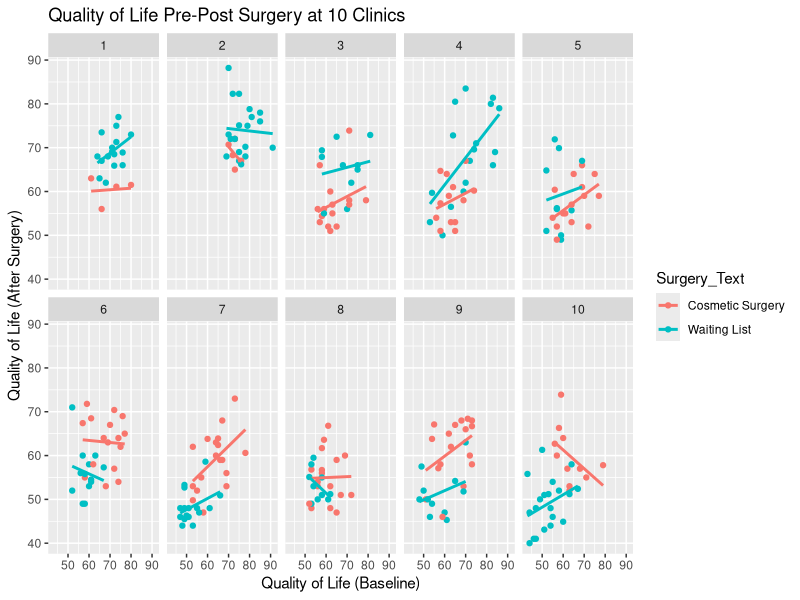
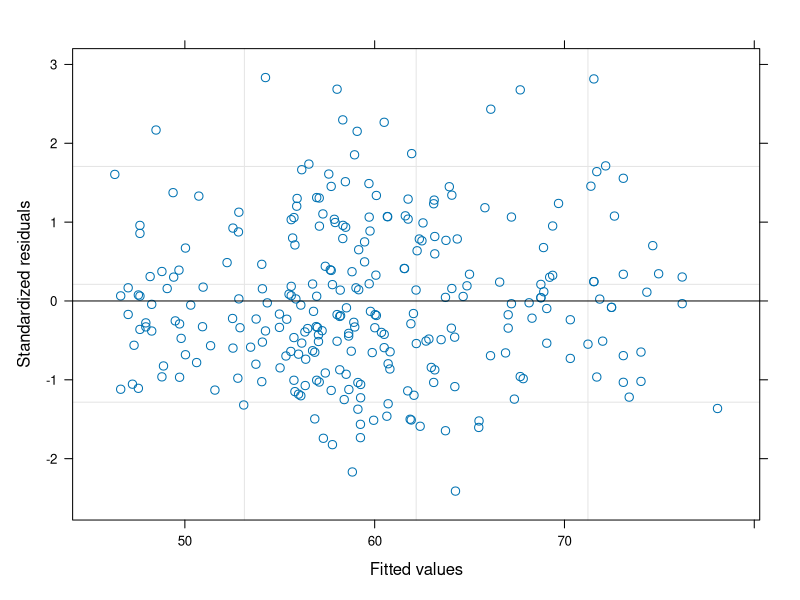

The R source for these figures, in order: (Note: this script raises an error after producing the figures.)
## ---- chunk 1
#install.packages("car")
#install.packages("nlme") # non liηear mixed effect
#install.packages("reshape")

library(car)
library(nlme)
library(ggplot2)
library(reshape)
## ---- chunk 2
##Load the data file into R. This is a tab-delimited file hence use of read.delim
surgeryData = read.delim("./data/Cosmetic Surgery.dat",  header = TRUE)
head(surgeryData)
str(surgeryData)
summary(surgeryData)
## ---- chunk 3
#Graph the data
pgrid <- ggplot(surgeryData, aes(Base_QoL, Post_QoL)) + labs(title="Quality of Life Pre-Post Surgery at 10 Clinics")
pgrid + geom_point(aes(colour = Surgery_Text)) + geom_smooth(aes(colour = Surgery_Text), method = "lm", se = F) + facet_wrap(~Clinic, ncol = 5) + labs(x = "Quality of Life (Baseline)", y = "Quality of Life (After Surgery)")
## ---- chunk 4
#Run an ANOVA
surgeryANOVA<-aov(Post_QoL~Surgery, data = surgeryData)
summary(surgeryANOVA)
## ---- chunk 5
# run the same model but using the linear models command
surgeryLinearModel<-lm(Post_QoL~Surgery, data = surgeryData)
summary(surgeryLinearModel)
## ---- chunk 6
#Run an ANCOVA
surgeryANCOVA<-aov(Post_QoL~Base_QoL + Surgery, data = surgeryData)
summary(surgeryANCOVA)
Anova(surgeryANCOVA, type = "III")
## ---- chunk 7
# run the same model but using the linear models command
surgeryLinearModel<-lm(Post_QoL~Surgery + Base_QoL, data = surgeryData)
summary(surgeryLinearModel)
## ---- chunk 8
##Fit baseline models
#Fit model with intercept only
interceptOnly <-gls(Post_QoL~1, data = surgeryData, method = "ML")
summary(interceptOnly)
#Fit model allowing intercepts to vary by clinic
randomInterceptOnly <-lme(Post_QoL~1, data = surgeryData, random = ~1|Clinic, method = "ML")
summary(randomInterceptOnly)
## ---- chunk 9
logLik(interceptOnly)*-2
logLik(randomInterceptOnly)*-2
anova(interceptOnly, randomInterceptOnly)
## ---- chunk 10
#Add surgery as a predictor
randomInterceptSurgery <-lme(Post_QoL~Surgery, data = surgeryData, random = ~1|Clinic, method = "ML")
summary(randomInterceptSurgery)
## ---- chunk 11
##Fit effect of surgery and baseline QoL- random intercepts across clinics
randomInterceptSurgeryQoL <-lme(Post_QoL~Surgery + Base_QoL, data = surgeryData, random = ~1|Clinic, method = "ML")
summary(randomInterceptSurgeryQoL)
## ---- chunk 12
anova(randomInterceptOnly, randomInterceptSurgery, randomInterceptSurgeryQoL)
## ---- chunk 13
##Fit effect of surgery and baseline QoL- random slopes and intercepts across clinics
addRandomSlope<-lme(Post_QoL~Surgery + Base_QoL, data = surgeryData, random = ~Surgery|Clinic, method = "ML")
summary(addRandomSlope)
anova(randomInterceptSurgeryQoL,addRandomSlope)

plot(addRandomSlope)
## ---- chunk 14
##Fit effect of surgery and baseline QoL, Reason and Reason*Surgery Interaction- random slopes and intercepts across clinics

addReason<-lme(Post_QoL~Surgery + Base_QoL + Reason, data = surgeryData, random = ~Surgery|Clinic, method = "ML")
addReason<-update(addRandomSlope, .~. + Reason)
summary(addReason)

finalModel<-lme(Post_QoL~Surgery + Base_QoL + Reason + Reason:Surgery, data = surgeryData, random = ~Surgery|Clinic, method = "ML")
summary(finalModel)
intervals(finalModel, 0.95)

anova(addRandomSlope, addReason, finalModel)

##Fit effect of surgery and baseline QoL seperately for the two Reason groups.

physicalSubset<- surgeryData$Reason==1 
cosmeticSubset<-surgeryData$Reason==0
print(surgeryData$Surgery);print(physicalSubset);print(cosmeticSubset)

physicalModel<-lme(Post_QoL~Surgery + Base_QoL, data = surgeryData, random = ~Surgery|Clinic, subset= physicalSubset, method = "ML")
cosmeticModel<-lme(Post_QoL~Surgery + Base_QoL, data = surgeryData, random = ~Surgery|Clinic, subset= cosmeticSubset, method = "ML")
summary(physicalModel)
summary(cosmeticModel)
## ---- chunk 15
#GROWTH MODELS
satisfactionData = read.delim("./data/Honeymoon Period.dat",  header = TRUE)
head(satisfactionData)
str(satisfactionData)
summary(satisfactionData)
## ---- chunk 16
restructuredData<-reshape(satisfactionData, idvar = c("Person", "Gender"), varying = c("Satisfaction_Base", "Satisfaction_6_Months", "Satisfaction_12_Months", "Satisfaction_18_Months"), v.names="Life_Satisfaction", timevar="Time", times=c(0:3), direction="long")
head(restructuredData)
str(restructuredData)
summary(restructuredData)
## ---- chunk 17
intercept <-gls(Life_Satisfaction~1, data = restructuredData, method = "ML", na.action = na.exclude)
## ---- chunk 18
randomIntercept <-lme(Life_Satisfaction ~1, data = restructuredData, random = ~1|Person, method = "ML",  na.action = na.exclude, control = list(opt="optim"))
## ---- chunk 19
anova(intercept, randomIntercept)
## ---- chunk 20
timeRI<-update(randomIntercept, .~. + Time)
## ---- chunk 21
summary(timeRI)
## ---- chunk 22
timeRS<-update(timeRI, random = ~Time|Person)
summary(timeRS )
## ---- chunk 23
ARModel<-update(timeRS, correlation = corAR1(0, form = ~Time|Person))
## ---- chunk 24
anova(intercept, randomIntercept, timeRI, timeRS, ARModel)
## ---- chunk 25
summary(ARModel)
intervals(ARModel)
## ---- chunk 26
plot(ARModel)
plot(ARModel, Life_Satisfaction ~ Time)
## ---- chunk 27
timeQuadratic<-update(ARModel, .~. + I(Time^2))
timeCubic <-update(timeQuadratic, .~. + I(Time^3))
anova(ARModel, timeQuadratic, timeCubic)
summary(timeCubic)
intervals(timeCubic)
